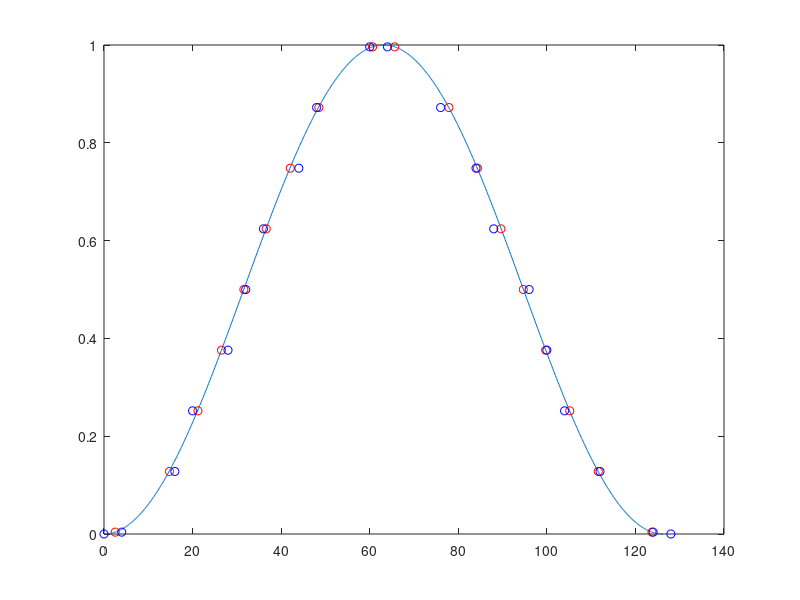

Reproduce this figure in MATLAB.
clear
divisions = 16; %must be even<--currently hard coded into arduino code
phaseOffset = 5; %degrees<--here's your start offset: (valid between 0 and 90)
frequency = 7923.86; %Hz<--leave this fixed
timeResolution = 4; %us<--change this as you'd like


period = 1/(frequency)*1e6; %microseconds
%phaseOffset = phaseOffset/360*period;

t = linspace(0,period,1000);
position = -(cosd(t(1:500)*360/period)-1)/2;

plot(t,[position,-position+1])

hold on

posdelay = cosd(0)-cosd(phaseOffset);

pospoints = linspace(posdelay,1-posdelay,divisions/2+1);
timepoints = zeros(size(pospoints));
for a = 1:divisions/2+1
    timepoints(a) = t(find(position>=pospoints(a),1,'first'));
end


%plot(timepoints,pospoints,'ro');

%timedelay2 = t(500)-timepoints(end);
%timedelays = timepoints - timepoints(end);
finaltimes = ones(1,divisions+2)*t(500);
finaltimes(1:divisions/2+1) = timepoints;
finaltimes(divisions/2+2:end) = timepoints+period/2;
%finaltimes(divisions/2+2:end) = t(500)+fliplr(diff([timepoints,period/2]));
finalpos = [pospoints,-pospoints+1];


plot(finaltimes,finalpos,'ro');

roundedtimes = round([0,finaltimes,period]/timeResolution)*timeResolution;

plot(roundedtimes,[0,finalpos,0],'bo');

timeinputs = roundedtimes/timeResolution;

finalval = diff(timeinputs);
finalval = finalval(1:ceil(numel(finalval)/2));
finalval = [finalval,fliplr(finalval)];









